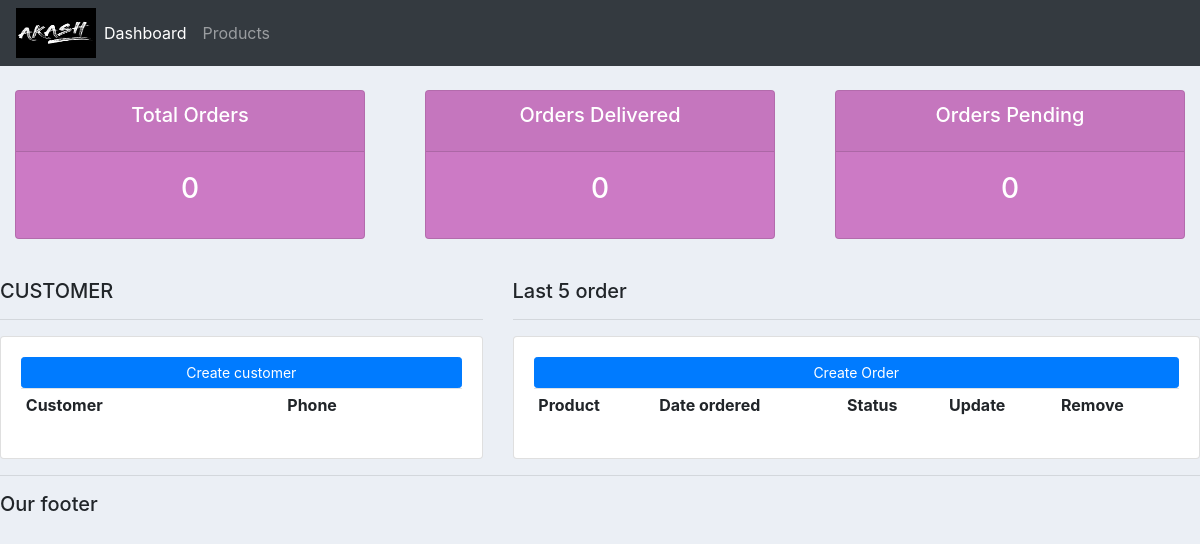
Before: / with the older database file.
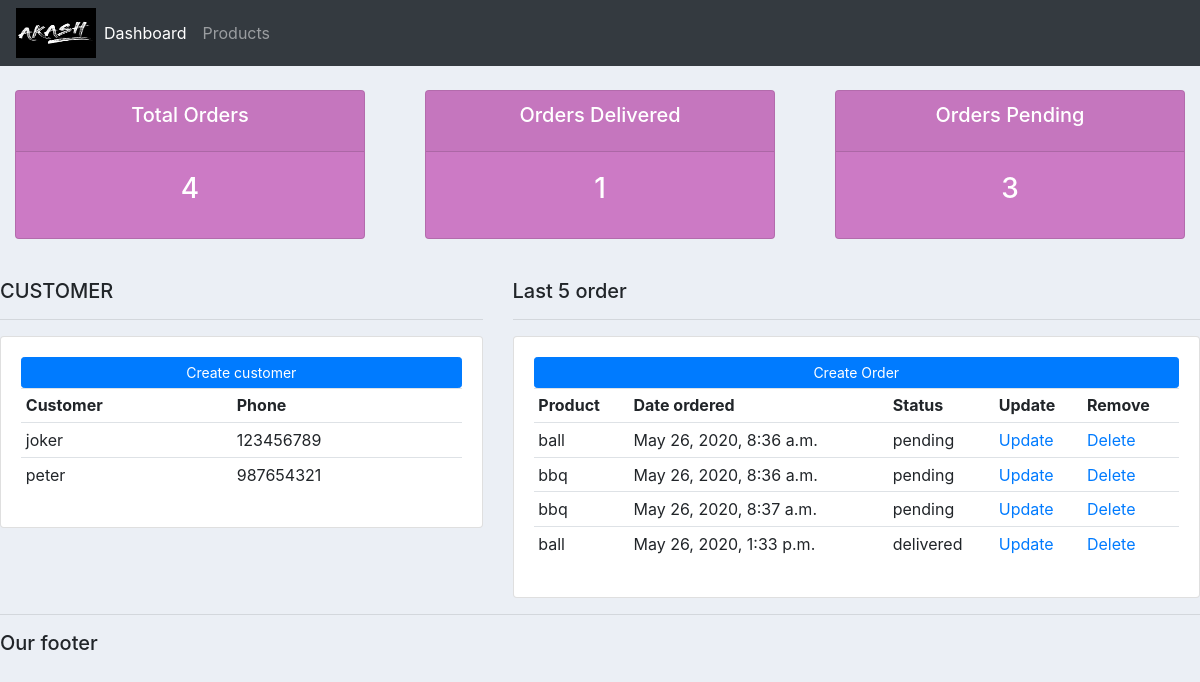
After: the same page with the newer database file.
### accounts/models.py (models this page shows, shortened)
class Customer(models.Model):
    name = models.CharField(max_length = 300, null=True)
    phone = models.CharField(max_length = 300, null=True)
    email = models.CharField(max_length = 300, null=True)
    date_created = models.DateTimeField(auto_now_add=True, null=True)

class Order(models.Model):
    STATUS = (
        ('pending','pending'),
        ('out for delivery','out for delivery'),
        ('delivered','delivered'),
    )
    date_created = models.DateTimeField(auto_now_add=True, null=True)
    status = models.CharField(max_length=300, null=True, choices=STATUS)
    customer = models.ForeignKey(Customer,null=True, on_delete=models.SET_NULL)
    product = models.ForeignKey(Product,null=True, on_delete=models.SET_NULL)

class Product(models.Model):
    CATEGORY = (
        ('indoor','indoor'),
        ('outdoor','outdoor'),
    )
    name = models.CharField(max_length = 300, null=True)
    price = models.FloatField(null=True)
    category = models.CharField(max_length = 300, null=True,choices=CATEGORY)
    description = models.CharField(max_length = 300, null=True,blank=True)
    date_created = models.DateTimeField(auto_now_add=True, null=True)
    tags = models.ManyToManyField(Tag)
    def __str__(self):
        return self.name

### accounts/views.py (the view)
# urls.py: path('', views.home),
def home(request):
    orders = Order.objects.all()
    customers = Customer.objects.all()
    total_customer = customers.count()
    total_orders = orders.count()
    delivered = orders.filter(status = "delivered").count()
    pending = orders.filter(status = "pending").count()
    context = {'orders':orders,'customers':customers,'delivered':delivered,'pending':pending,'total_orders':total_orders}
    return render(request,'accounts/dashboard.html',context)

### accounts/templates/accounts/dashboard.html
{% extends 'accounts/main.html' %}
{% block content %}
{% include 'accounts/status.html' %}
<br>
<div class="row">
    <div class="col-md-5">
        <h5>CUSTOMER</h5>
        <hr>
        <div class="card card-body">
            <a class="btn btn-primary btn-sm btn-block" href="">Create customer
            </a>
            <table class="table table-sm">
                <tr>
                    <th>Customer</th>
                    <th>Phone</th>
                </tr>
                {% for i in customers %}
                <tr>
                <td>{{ i.name }}</td>
                <td>{{ i.phone }}</td>
                </tr>
                {% endfor %}
            </table>
        </div>
    </div>
    <div class="col-md-7">
        <h5>Last 5 order</h5>
        <hr>
        <div class="card card-body">
            <a class="btn btn-primary btn-sm btn-block" href="">Create Order
            </a>
            <table class="table table-sm">
                <tr>
                    <th>Product</th>
                    <th>Date ordered</th>
                    <th>Status</th>
                    <th>Update</th>
                    <th>Remove</th>
                </tr>
                {% for i in orders %}
                <tr>
                <td>{{ i.product }}</td>
                <td>{{ i.date_created }}</td>
                <td>{{ i.status}}</td>
                <td><a href="">Update</a></td>
                <td><a href="">Delete</a></td>
                </tr>
                {% endfor %}
            </table>
        </div>
    </div>
</div>
{% endblock %}

### accounts/templates/accounts/main.html (shortened to what this page needs)
{% load static %}
<!DOCTYPE html>
<html>
<head>
    <link rel="stylesheet" href="https://stackpath.bootstrapcdn.com/bootstrap/4.4.1/css/bootstrap.min.css">
    <link rel="stylesheet" type="text/css" href="{% static '/css/main.css' %}">
</head>
<body>
    {% include 'accounts/navbar.html' %}
    {% block content %}
    {% endblock %}
    <hr>
    <h5>Our footer</h5>
</body>
</html>

### accounts/templates/accounts/navbar.html (shortened to what this page needs)
{% load static %}
<nav class="navbar navbar-expand-lg navbar-dark bg-dark">
  <img src="{% static '/images/akash.png' %}" width="80" height="50">
    <div class="collapse navbar-collapse" id="navbarNav">
      <ul class="navbar-nav">
        <li class="nav-item active">
          <a class="nav-link" href="#">Dashboard <span class="sr-only">(current)</span></a>
        </li>
        <li class="nav-item">
          <a class="nav-link" href="#">Products</a>
      </ul>
    </div>
  </nav>

### accounts/templates/accounts/status.html
<br>
<div class="row">
    <div class="col">
        <div class="col-md">
            <div class="card text-center text-white mb-3" id="total-orders">
                <div class="card-header">
                    <h5 class="card-title">Total Orders</h5>
                </div>
                <div class="card-body">
                    <h3 class="card-title">{{total_orders}}</h3>
                </div>
            </div>
        </div>
    </div>
    <div class="col">
        <div class="col-md">
            <div class="card text-center text-white mb-3" id="orders-delivered">
                <div class="card-header">
                    <h5 class="card-title">Orders Delivered</h5>
                </div>
            <div class="card-body">
                <h3 class="card-title">{{delivered}}</h3>
            </div>
        </div>
        </div>
    </div>
    <div class="col">
        <div class="col-md">
            <div class="card text-center text-white mb-3" id="orders-pending">
                <div class="card-header">
                    <h5 class="card-title">Orders Pending</h5>
                    </div>
            <div class="card-body">
                <h3 class="card-title">{{pending}}</h3>
            </div>
        </div>
        </div>
    </div>
</div>

### accounts/static/css/main.css (style rules this page uses)
body { background-color:#ebeff5 ; }
#total-orders { background-color: #cc7ac5; }
#orders-delivered { background-color: #cc7ac5; }
#orders-pending { background-color: #cc7ac5; }

Changed rows visible on the page:
added Customer: name "joker", phone "123456789"
added Customer: name "peter", phone "987654321"
added Order: product "ball", date_created "May 26, 2020, 8:36 a.m.", status "pending"
added Order: product "bbq", date_created "May 26, 2020, 8:36 a.m.", status "pending"
added Order: product "bbq", date_created "May 26, 2020, 8:37 a.m.", status "pending"
added Order: product "ball", date_created "May 26, 2020, 1:33 p.m.", status "delivered"
Other visible differences:
{{ total_orders }}: "0" → "4"
{{ delivered }}: "0" → "1"
{{ pending }}: "0" → "3"
